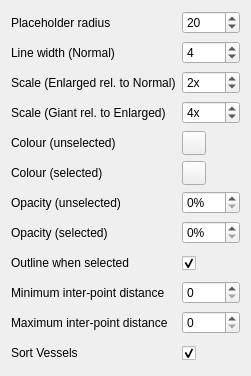
     <widget class="QWidget" name="vesselPage">
      <attribute name="title">
       <string>Vessel</string>
      </attribute>
      <layout class="QFormLayout" name="formLayout_3">
       <item row="0" column="0">
        <widget class="QLabel" name="label_11">
         <property name="minimumSize">
          <size>
           <width>0</width>
           <height>24</height>
          </size>
         </property>
         <property name="text">
          <string>Placeholder radius</string>
         </property>
        </widget>
       </item>
       <item row="0" column="1">
        <widget class="QSpinBox" name="placeholder_radius">
         <property name="whatsThis">
          <string>A vessel is typically displayed as a circular 'placeholder' in the image. 

This option determines the radius of that placeholder with respect to the height of the image.</string>
         </property>
         <property name="minimum">
          <number>1</number>
         </property>
         <property name="maximum">
          <number>50</number>
         </property>
         <property name="value">
          <number>20</number>
         </property>
        </widget>
       </item>
       <item row="1" column="0">
        <widget class="QLabel" name="thicknessLabel">
         <property name="minimumSize">
          <size>
           <width>0</width>
           <height>24</height>
          </size>
         </property>
         <property name="text">
          <string>Line width (Normal)</string>
         </property>
        </widget>
       </item>
       <item row="1" column="1">
        <widget class="QSpinBox" name="line_width">
         <property name="minimumSize">
          <size>
           <width>0</width>
           <height>0</height>
          </size>
         </property>
         <property name="whatsThis">
          <string>A vessel is displayed either as a circular 'placeholder' or as a line that follows the path of the vessel.

This property determines the width of the line used to draw the placeholder or the path, regardless of which is currently visible.</string>
         </property>
         <property name="minimum">
          <number>1</number>
         </property>
         <property name="maximum">
          <number>16</number>
         </property>
         <property name="value">
          <number>4</number>
         </property>
        </widget>
       </item>
       <item row="2" column="0">
        <widget class="QLabel" name="label_4">
         <property name="minimumSize">
          <size>
           <width>0</width>
           <height>24</height>
          </size>
         </property>
         <property name="text">
          <string>Scale (Enlarged rel. to Normal)</string>
         </property>
        </widget>
       </item>
       <item row="2" column="1">
        <widget class="QSpinBox" name="scale_enlarged">
         <property name="whatsThis">
          <string>&lt;!DOCTYPE HTML PUBLIC &quot;-//W3C//DTD HTML 4.0//EN&quot; &quot;http://www.w3.org/TR/REC-html40/strict.dtd&quot;&gt;
&lt;html&gt;&lt;head&gt;&lt;meta name=&quot;qrichtext&quot; content=&quot;1&quot; /&gt;&lt;style type=&quot;text/css&quot;&gt;
p, li { white-space: pre-wrap; }
&lt;/style&gt;&lt;/head&gt;&lt;body style=&quot; font-family:'MS Shell Dlg 2'; font-size:8.25pt; font-weight:400; font-style:normal;&quot;&gt;
&lt;p style=&quot; margin-top:0px; margin-bottom:0px; margin-left:0px; margin-right:0px; -qt-block-indent:0; text-indent:0px;&quot;&gt;&lt;span style=&quot; font-size:8pt;&quot;&gt;A vessel is displayed either as a circular 'placeholder' or as a line that follows the path of the vessel.&lt;/span&gt;&lt;/p&gt;
&lt;p style=&quot;-qt-paragraph-type:empty; margin-top:0px; margin-bottom:0px; margin-left:0px; margin-right:0px; -qt-block-indent:0; text-indent:0px; font-size:8pt;&quot;&gt;&lt;/p&gt;
&lt;p style=&quot; margin-top:0px; margin-bottom:0px; margin-left:0px; margin-right:0px; -qt-block-indent:0; text-indent:0px;&quot;&gt;&lt;span style=&quot; font-size:8pt;&quot;&gt;To indicate that a vessel is enlarged, you can have its line drawn thicker than that of a normal vessel. &lt;/span&gt;&lt;/p&gt;
&lt;p style=&quot;-qt-paragraph-type:empty; margin-top:0px; margin-bottom:0px; margin-left:0px; margin-right:0px; -qt-block-indent:0; text-indent:0px; font-size:8pt;&quot;&gt;&lt;/p&gt;
&lt;p style=&quot; margin-top:0px; margin-bottom:0px; margin-left:0px; margin-right:0px; -qt-block-indent:0; text-indent:0px;&quot;&gt;&lt;span style=&quot; font-size:8pt;&quot;&gt;This property determines how many times thicker the line is for enlarged vessels compared to normal vessels.&lt;/span&gt;&lt;/p&gt;&lt;/body&gt;&lt;/html&gt;</string>
         </property>
         <property name="suffix">
          <string>x</string>
         </property>
         <property name="minimum">
          <number>1</number>
         </property>
         <property name="maximum">
          <number>4</number>
         </property>
         <property name="value">
          <number>2</number>
         </property>
        </widget>
       </item>
       <item row="3" column="0">
        <widget class="QLabel" name="label_5">
         <property name="minimumSize">
          <size>
           <width>0</width>
           <height>24</height>
          </size>
         </property>
         <property name="text">
          <string>Scale (Giant rel. to Enlarged)</string>
         </property>
        </widget>
       </item>
       <item row="3" column="1">
        <widget class="QSpinBox" name="scale_giant">
         <property name="whatsThis">
          <string>&lt;!DOCTYPE HTML PUBLIC &quot;-//W3C//DTD HTML 4.0//EN&quot; &quot;http://www.w3.org/TR/REC-html40/strict.dtd&quot;&gt;
&lt;html&gt;&lt;head&gt;&lt;meta name=&quot;qrichtext&quot; content=&quot;1&quot; /&gt;&lt;style type=&quot;text/css&quot;&gt;
p, li { white-space: pre-wrap; }
&lt;/style&gt;&lt;/head&gt;&lt;body style=&quot; font-family:'MS Shell Dlg 2'; font-size:8.25pt; font-weight:400; font-style:normal;&quot;&gt;
&lt;p style=&quot; margin-top:0px; margin-bottom:0px; margin-left:0px; margin-right:0px; -qt-block-indent:0; text-indent:0px;&quot;&gt;&lt;span style=&quot; font-size:8pt;&quot;&gt;A vessel is displayed either as a circular 'placeholder' or as a line that follows the path of the vessel.&lt;/span&gt;&lt;/p&gt;
&lt;p style=&quot;-qt-paragraph-type:empty; margin-top:0px; margin-bottom:0px; margin-left:0px; margin-right:0px; -qt-block-indent:0; text-indent:0px; font-size:8pt;&quot;&gt;&lt;/p&gt;
&lt;p style=&quot; margin-top:0px; margin-bottom:0px; margin-left:0px; margin-right:0px; -qt-block-indent:0; text-indent:0px;&quot;&gt;&lt;span style=&quot; font-size:8pt;&quot;&gt;To indicate that a vessel is giant, you can have its line drawn thicker than that of an enlarged vessel. &lt;/span&gt;&lt;/p&gt;
&lt;p style=&quot;-qt-paragraph-type:empty; margin-top:0px; margin-bottom:0px; margin-left:0px; margin-right:0px; -qt-block-indent:0; text-indent:0px; font-size:8pt;&quot;&gt;&lt;/p&gt;
&lt;p style=&quot; margin-top:0px; margin-bottom:0px; margin-left:0px; margin-right:0px; -qt-block-indent:0; text-indent:0px;&quot;&gt;&lt;span style=&quot; font-size:8pt;&quot;&gt;This property determines how many times thicker the line is for giant vessels compared to enlarged vessels.&lt;/span&gt;&lt;/p&gt;&lt;/body&gt;&lt;/html&gt;</string>
         </property>
         <property name="suffix">
          <string>x</string>
         </property>
         <property name="minimum">
          <number>1</number>
         </property>
         <property name="maximum">
          <number>8</number>
         </property>
         <property name="value">
          <number>4</number>
         </property>
        </widget>
       </item>
       <item row="4" column="0">
        <widget class="QLabel" name="vesselColourLabel">
         <property name="text">
          <string>Colour (unselected)</string>
         </property>
        </widget>
       </item>
       <item row="4" column="1">
        <widget class="QPushButton" name="vessel_colour">
         <property name="sizePolicy">
          <sizepolicy hsizetype="Fixed" vsizetype="Fixed">
           <horstretch>0</horstretch>
           <verstretch>0</verstretch>
          </sizepolicy>
         </property>
         <property name="minimumSize">
          <size>
           <width>24</width>
           <height>24</height>
          </size>
         </property>
         <property name="maximumSize">
          <size>
           <width>24</width>
           <height>24</height>
          </size>
         </property>
         <property name="whatsThis">
          <string>&lt;!DOCTYPE HTML PUBLIC &quot;-//W3C//DTD HTML 4.0//EN&quot; &quot;http://www.w3.org/TR/REC-html40/strict.dtd&quot;&gt;
&lt;html&gt;&lt;head&gt;&lt;meta name=&quot;qrichtext&quot; content=&quot;1&quot; /&gt;&lt;style type=&quot;text/css&quot;&gt;
p, li { white-space: pre-wrap; }
&lt;/style&gt;&lt;/head&gt;&lt;body style=&quot; font-family:'MS Shell Dlg 2'; font-size:8.25pt; font-weight:400; font-style:normal;&quot;&gt;
&lt;p style=&quot; margin-top:0px; margin-bottom:0px; margin-left:0px; margin-right:0px; -qt-block-indent:0; text-indent:0px;&quot;&gt;&lt;span style=&quot; font-size:8pt;&quot;&gt;A vessel is displayed either as a circular 'placeholder' or as a line that follows the path of the vessel.&lt;/span&gt;&lt;/p&gt;
&lt;p style=&quot;-qt-paragraph-type:empty; margin-top:0px; margin-bottom:0px; margin-left:0px; margin-right:0px; -qt-block-indent:0; text-indent:0px; font-size:8pt;&quot;&gt;&lt;/p&gt;
&lt;p style=&quot; margin-top:0px; margin-bottom:0px; margin-left:0px; margin-right:0px; -qt-block-indent:0; text-indent:0px;&quot;&gt;&lt;span style=&quot; font-size:8pt;&quot;&gt;When changing the properties of a vessel (e.g. when labelling its apex or drawing out the path), the vessel is 'selected' and all others are 'unselected'.&lt;/span&gt;&lt;/p&gt;
&lt;p style=&quot;-qt-paragraph-type:empty; margin-top:0px; margin-bottom:0px; margin-left:0px; margin-right:0px; -qt-block-indent:0; text-indent:0px; font-size:8pt;&quot;&gt;&lt;/p&gt;
&lt;p style=&quot; margin-top:0px; margin-bottom:0px; margin-left:0px; margin-right:0px; -qt-block-indent:0; text-indent:0px;&quot;&gt;&lt;span style=&quot; font-size:8pt;&quot;&gt;This property determines the colour used to draw &lt;/span&gt;&lt;span style=&quot; font-size:8pt; font-weight:600;&quot;&gt;unselected&lt;/span&gt;&lt;span style=&quot; font-size:8pt;&quot;&gt; vessels.&lt;/span&gt;&lt;/p&gt;&lt;/body&gt;&lt;/html&gt;</string>
         </property>
         <property name="text">
          <string/>
         </property>
         <property name="flat">
          <bool>false</bool>
         </property>
        </widget>
       </item>
       <item row="5" column="0">
        <widget class="QLabel" name="label_6">
         <property name="text">
          <string>Colour (selected)</string>
         </property>
        </widget>
       </item>
       <item row="5" column="1">
        <widget class="QPushButton" name="vessel_colour_selected">
         <property name="sizePolicy">
          <sizepolicy hsizetype="Fixed" vsizetype="Fixed">
           <horstretch>0</horstretch>
           <verstretch>0</verstretch>
          </sizepolicy>
         </property>
         <property name="minimumSize">
          <size>
           <width>24</width>
           <height>24</height>
          </size>
         </property>
         <property name="maximumSize">
          <size>
           <width>24</width>
           <height>24</height>
          </size>
         </property>
         <property name="whatsThis">
          <string>&lt;!DOCTYPE HTML PUBLIC &quot;-//W3C//DTD HTML 4.0//EN&quot; &quot;http://www.w3.org/TR/REC-html40/strict.dtd&quot;&gt;
&lt;html&gt;&lt;head&gt;&lt;meta name=&quot;qrichtext&quot; content=&quot;1&quot; /&gt;&lt;style type=&quot;text/css&quot;&gt;
p, li { white-space: pre-wrap; }
&lt;/style&gt;&lt;/head&gt;&lt;body style=&quot; font-family:'MS Shell Dlg 2'; font-size:8.25pt; font-weight:400; font-style:normal;&quot;&gt;
&lt;p style=&quot; margin-top:0px; margin-bottom:0px; margin-left:0px; margin-right:0px; -qt-block-indent:0; text-indent:0px;&quot;&gt;&lt;span style=&quot; font-size:8pt;&quot;&gt;A vessel is displayed either as a circular 'placeholder' or as a line that follows the path of the vessel.&lt;/span&gt;&lt;/p&gt;
&lt;p style=&quot;-qt-paragraph-type:empty; margin-top:0px; margin-bottom:0px; margin-left:0px; margin-right:0px; -qt-block-indent:0; text-indent:0px; font-size:8pt;&quot;&gt;&lt;/p&gt;
&lt;p style=&quot; margin-top:0px; margin-bottom:0px; margin-left:0px; margin-right:0px; -qt-block-indent:0; text-indent:0px;&quot;&gt;&lt;span style=&quot; font-size:8pt;&quot;&gt;When changing the properties of a vessel (e.g. when labelling its apex or drawing out the path), the vessel is 'selected' and all others are 'unselected'.&lt;/span&gt;&lt;/p&gt;
&lt;p style=&quot;-qt-paragraph-type:empty; margin-top:0px; margin-bottom:0px; margin-left:0px; margin-right:0px; -qt-block-indent:0; text-indent:0px; font-size:8pt;&quot;&gt;&lt;/p&gt;
&lt;p style=&quot; margin-top:0px; margin-bottom:0px; margin-left:0px; margin-right:0px; -qt-block-indent:0; text-indent:0px;&quot;&gt;&lt;span style=&quot; font-size:8pt;&quot;&gt;This property determines the colour used to draw &lt;/span&gt;&lt;span style=&quot; font-size:8pt; font-weight:600;&quot;&gt;selected&lt;/span&gt;&lt;span style=&quot; font-size:8pt;&quot;&gt; vessels.&lt;/span&gt;&lt;/p&gt;&lt;/body&gt;&lt;/html&gt;</string>
         </property>
         <property name="text">
          <string/>
         </property>
        </widget>
       </item>
       <item row="6" column="0">
        <widget class="QLabel" name="label_7">
         <property name="minimumSize">
          <size>
           <width>0</width>
           <height>24</height>
          </size>
         </property>
         <property name="text">
          <string>Opacity (unselected)</string>
         </property>
        </widget>
       </item>
       <item row="6" column="1">
        <widget class="QSpinBox" name="vessel_opacity">
         <property name="whatsThis">
          <string>&lt;!DOCTYPE HTML PUBLIC &quot;-//W3C//DTD HTML 4.0//EN&quot; &quot;http://www.w3.org/TR/REC-html40/strict.dtd&quot;&gt;
&lt;html&gt;&lt;head&gt;&lt;meta name=&quot;qrichtext&quot; content=&quot;1&quot; /&gt;&lt;style type=&quot;text/css&quot;&gt;
p, li { white-space: pre-wrap; }
&lt;/style&gt;&lt;/head&gt;&lt;body style=&quot; font-family:'MS Shell Dlg 2'; font-size:8.25pt; font-weight:400; font-style:normal;&quot;&gt;
&lt;p style=&quot; margin-top:0px; margin-bottom:0px; margin-left:0px; margin-right:0px; -qt-block-indent:0; text-indent:0px;&quot;&gt;&lt;span style=&quot; font-size:8pt;&quot;&gt;A vessel is displayed either as a circular 'placeholder' or as a line that follows the path of the vessel.&lt;/span&gt;&lt;/p&gt;
&lt;p style=&quot;-qt-paragraph-type:empty; margin-top:0px; margin-bottom:0px; margin-left:0px; margin-right:0px; -qt-block-indent:0; text-indent:0px; font-size:8pt;&quot;&gt;&lt;/p&gt;
&lt;p style=&quot; margin-top:0px; margin-bottom:0px; margin-left:0px; margin-right:0px; -qt-block-indent:0; text-indent:0px;&quot;&gt;&lt;span style=&quot; font-size:8pt;&quot;&gt;When changing the properties of a vessel (e.g. when labelling its apex or drawing out the path), the vessel is 'selected' and all others are 'unselected'. &lt;/span&gt;&lt;/p&gt;
&lt;p style=&quot;-qt-paragraph-type:empty; margin-top:0px; margin-bottom:0px; margin-left:0px; margin-right:0px; -qt-block-indent:0; text-indent:0px; font-size:8pt;&quot;&gt;&lt;/p&gt;
&lt;p style=&quot; margin-top:0px; margin-bottom:0px; margin-left:0px; margin-right:0px; -qt-block-indent:0; text-indent:0px;&quot;&gt;&lt;span style=&quot; font-size:8pt;&quot;&gt;Properties can be set to ensure the vessel doesn't cover up too much of the image when labelling the vessel.&lt;/span&gt;&lt;/p&gt;
&lt;p style=&quot;-qt-paragraph-type:empty; margin-top:0px; margin-bottom:0px; margin-left:0px; margin-right:0px; -qt-block-indent:0; text-indent:0px; font-size:8pt;&quot;&gt;&lt;/p&gt;
&lt;p style=&quot; margin-top:0px; margin-bottom:0px; margin-left:0px; margin-right:0px; -qt-block-indent:0; text-indent:0px;&quot;&gt;&lt;span style=&quot; font-size:8pt;&quot;&gt;This property determines the opacity (or transparency) of &lt;/span&gt;&lt;span style=&quot; font-size:8pt; font-weight:600;&quot;&gt;unselected&lt;/span&gt;&lt;span style=&quot; font-size:8pt;&quot;&gt; vessels. A value of 0% means that the vessel is completely seethrough (i.e. invisible) whereas 100% means that the vessel is completely visible.&lt;/span&gt;&lt;/p&gt;&lt;/body&gt;&lt;/html&gt;</string>
         </property>
         <property name="suffix">
          <string>%</string>
         </property>
         <property name="maximum">
          <number>100</number>
         </property>
         <property name="singleStep">
          <number>10</number>
         </property>
         <property name="value">
          <number>0</number>
         </property>
        </widget>
       </item>
       <item row="7" column="0">
        <widget class="QLabel" name="label_3">
         <property name="minimumSize">
          <size>
           <width>0</width>
           <height>24</height>
          </size>
         </property>
         <property name="text">
          <string>Opacity (selected)</string>
         </property>
        </widget>
       </item>
       <item row="7" column="1">
        <widget class="QSpinBox" name="vessel_opacity_selected">
         <property name="whatsThis">
          <string>&lt;!DOCTYPE HTML PUBLIC &quot;-//W3C//DTD HTML 4.0//EN&quot; &quot;http://www.w3.org/TR/REC-html40/strict.dtd&quot;&gt;
&lt;html&gt;&lt;head&gt;&lt;meta name=&quot;qrichtext&quot; content=&quot;1&quot; /&gt;&lt;style type=&quot;text/css&quot;&gt;
p, li { white-space: pre-wrap; }
&lt;/style&gt;&lt;/head&gt;&lt;body style=&quot; font-family:'MS Shell Dlg 2'; font-size:8.25pt; font-weight:400; font-style:normal;&quot;&gt;
&lt;p style=&quot; margin-top:0px; margin-bottom:0px; margin-left:0px; margin-right:0px; -qt-block-indent:0; text-indent:0px;&quot;&gt;&lt;span style=&quot; font-size:8pt;&quot;&gt;A vessel is displayed either as a circular 'placeholder' or as a line that follows the path of the vessel.&lt;/span&gt;&lt;/p&gt;
&lt;p style=&quot;-qt-paragraph-type:empty; margin-top:0px; margin-bottom:0px; margin-left:0px; margin-right:0px; -qt-block-indent:0; text-indent:0px; font-size:8pt;&quot;&gt;&lt;/p&gt;
&lt;p style=&quot; margin-top:0px; margin-bottom:0px; margin-left:0px; margin-right:0px; -qt-block-indent:0; text-indent:0px;&quot;&gt;&lt;span style=&quot; font-size:8pt;&quot;&gt;When changing the properties of a vessel (e.g. when labelling its apex or drawing out the path), the vessel is 'selected' and all others are 'unselected'. &lt;/span&gt;&lt;/p&gt;
&lt;p style=&quot;-qt-paragraph-type:empty; margin-top:0px; margin-bottom:0px; margin-left:0px; margin-right:0px; -qt-block-indent:0; text-indent:0px; font-size:8pt;&quot;&gt;&lt;/p&gt;
&lt;p style=&quot; margin-top:0px; margin-bottom:0px; margin-left:0px; margin-right:0px; -qt-block-indent:0; text-indent:0px;&quot;&gt;&lt;span style=&quot; font-size:8pt;&quot;&gt;Properties can be set to ensure the vessel doesn't cover up too much of the image when labelling the vessel.&lt;/span&gt;&lt;/p&gt;
&lt;p style=&quot;-qt-paragraph-type:empty; margin-top:0px; margin-bottom:0px; margin-left:0px; margin-right:0px; -qt-block-indent:0; text-indent:0px; font-size:8pt;&quot;&gt;&lt;/p&gt;
&lt;p style=&quot; margin-top:0px; margin-bottom:0px; margin-left:0px; margin-right:0px; -qt-block-indent:0; text-indent:0px;&quot;&gt;&lt;span style=&quot; font-size:8pt;&quot;&gt;This property determines the opacity (or transparency) of &lt;/span&gt;&lt;span style=&quot; font-size:8pt; font-weight:600;&quot;&gt;selected&lt;/span&gt;&lt;span style=&quot; font-size:8pt;&quot;&gt; vessels. A value of 0% means that the vessel is completely seethrough (i.e. invisible) whereas 100% means that the vessel is completely visible.&lt;/span&gt;&lt;/p&gt;&lt;/body&gt;&lt;/html&gt;</string>
         </property>
         <property name="suffix">
          <string>%</string>
         </property>
         <property name="prefix">
          <string/>
         </property>
         <property name="maximum">
          <number>100</number>
         </property>
         <property name="singleStep">
          <number>10</number>
         </property>
        </widget>
       </item>
       <item row="8" column="0">
        <widget class="QLabel" name="label_8">
         <property name="minimumSize">
          <size>
           <width>0</width>
           <height>24</height>
          </size>
         </property>
         <property name="text">
          <string>Outline when selected</string>
         </property>
        </widget>
       </item>
       <item row="8" column="1">
        <widget class="QCheckBox" name="vessel_outline_only">
         <property name="minimumSize">
          <size>
           <width>0</width>
           <height>24</height>
          </size>
         </property>
         <property name="whatsThis">
          <string>&lt;!DOCTYPE HTML PUBLIC &quot;-//W3C//DTD HTML 4.0//EN&quot; &quot;http://www.w3.org/TR/REC-html40/strict.dtd&quot;&gt;
&lt;html&gt;&lt;head&gt;&lt;meta name=&quot;qrichtext&quot; content=&quot;1&quot; /&gt;&lt;style type=&quot;text/css&quot;&gt;
p, li { white-space: pre-wrap; }
&lt;/style&gt;&lt;/head&gt;&lt;body style=&quot; font-family:'MS Shell Dlg 2'; font-size:8.25pt; font-weight:400; font-style:normal;&quot;&gt;
&lt;p style=&quot; margin-top:0px; margin-bottom:0px; margin-left:0px; margin-right:0px; -qt-block-indent:0; text-indent:0px;&quot;&gt;&lt;span style=&quot; font-size:8pt;&quot;&gt;A vessel is displayed either as a circular 'placeholder' or as a line that follows the path of the vessel.&lt;/span&gt;&lt;/p&gt;
&lt;p style=&quot;-qt-paragraph-type:empty; margin-top:0px; margin-bottom:0px; margin-left:0px; margin-right:0px; -qt-block-indent:0; text-indent:0px; font-size:8pt;&quot;&gt;&lt;/p&gt;
&lt;p style=&quot; margin-top:0px; margin-bottom:0px; margin-left:0px; margin-right:0px; -qt-block-indent:0; text-indent:0px;&quot;&gt;&lt;span style=&quot; font-size:8pt;&quot;&gt;When changing the properties of a vessel (e.g. when labelling its apex or drawing out the path), the vessel is 'selected' and all others are 'unselected'. &lt;/span&gt;&lt;/p&gt;
&lt;p style=&quot;-qt-paragraph-type:empty; margin-top:0px; margin-bottom:0px; margin-left:0px; margin-right:0px; -qt-block-indent:0; text-indent:0px; font-size:8pt;&quot;&gt;&lt;/p&gt;
&lt;p style=&quot; margin-top:0px; margin-bottom:0px; margin-left:0px; margin-right:0px; -qt-block-indent:0; text-indent:0px;&quot;&gt;&lt;span style=&quot; font-size:8pt;&quot;&gt;Properties can be set to ensure the vessel doesn't cover up too much of the image when labelling the vessel.&lt;/span&gt;&lt;/p&gt;
&lt;p style=&quot;-qt-paragraph-type:empty; margin-top:0px; margin-bottom:0px; margin-left:0px; margin-right:0px; -qt-block-indent:0; text-indent:0px; font-size:8pt;&quot;&gt;&lt;/p&gt;
&lt;p style=&quot; margin-top:0px; margin-bottom:0px; margin-left:0px; margin-right:0px; -qt-block-indent:0; text-indent:0px;&quot;&gt;&lt;span style=&quot; font-size:8pt;&quot;&gt;This property forces the system to display the placeholder as a line only one pixel wide.&lt;/span&gt;&lt;/p&gt;&lt;/body&gt;&lt;/html&gt;</string>
         </property>
         <property name="text">
          <string/>
         </property>
         <property name="checked">
          <bool>true</bool>
         </property>
        </widget>
       </item>
       <item row="9" column="0">
        <widget class="QLabel" name="label_9">
         <property name="minimumSize">
          <size>
           <width>0</width>
           <height>24</height>
          </size>
         </property>
         <property name="text">
          <string>Minimum inter-point distance</string>
         </property>
        </widget>
       </item>
       <item row="9" column="1">
        <widget class="QSpinBox" name="minimum_interpoint_distance">
         <property name="whatsThis">
          <string>When tracing out the path of the vessel, limiting how close together points can be ensures that lines are smooth without using more memory than is necessary.

This property determines the minimum distance (in pixels) between points on the path.</string>
         </property>
        </widget>
       </item>
       <item row="10" column="0">
        <widget class="QLabel" name="label_10">
         <property name="minimumSize">
          <size>
           <width>0</width>
           <height>24</height>
          </size>
         </property>
         <property name="text">
          <string>Maximum inter-point distance</string>
         </property>
        </widget>
       </item>
       <item row="10" column="1">
        <widget class="QSpinBox" name="maximum_interpoint_distance">
         <property name="whatsThis">
          <string>&lt;!DOCTYPE HTML PUBLIC &quot;-//W3C//DTD HTML 4.0//EN&quot; &quot;http://www.w3.org/TR/REC-html40/strict.dtd&quot;&gt;
&lt;html&gt;&lt;head&gt;&lt;meta name=&quot;qrichtext&quot; content=&quot;1&quot; /&gt;&lt;style type=&quot;text/css&quot;&gt;
p, li { white-space: pre-wrap; }
&lt;/style&gt;&lt;/head&gt;&lt;body style=&quot; font-family:'MS Shell Dlg 2'; font-size:8.25pt; font-weight:400; font-style:normal;&quot;&gt;
&lt;p style=&quot; margin-top:0px; margin-bottom:0px; margin-left:0px; margin-right:0px; -qt-block-indent:0; text-indent:0px;&quot;&gt;&lt;span style=&quot; font-size:8pt;&quot;&gt;When tracing out the path of the vessel, you can ask the system to lock the path to nearby lines to make it easier to trace lines quickly.&lt;/span&gt;&lt;/p&gt;
&lt;p style=&quot;-qt-paragraph-type:empty; margin-top:0px; margin-bottom:0px; margin-left:0px; margin-right:0px; -qt-block-indent:0; text-indent:0px; font-size:8pt;&quot;&gt;&lt;/p&gt;
&lt;p style=&quot; margin-top:0px; margin-bottom:0px; margin-left:0px; margin-right:0px; -qt-block-indent:0; text-indent:0px;&quot;&gt;&lt;span style=&quot; font-size:8pt;&quot;&gt;Limiting how far apart points can be ensures that the path you are drawing does not jump from one line to another far away that is not from the same vessel.&lt;/span&gt;&lt;/p&gt;
&lt;p style=&quot;-qt-paragraph-type:empty; margin-top:0px; margin-bottom:0px; margin-left:0px; margin-right:0px; -qt-block-indent:0; text-indent:0px; font-size:8pt;&quot;&gt;&lt;/p&gt;
&lt;p style=&quot; margin-top:0px; margin-bottom:0px; margin-left:0px; margin-right:0px; -qt-block-indent:0; text-indent:0px;&quot;&gt;&lt;span style=&quot; font-size:8pt;&quot;&gt;This property determines the minimum distance (in pixels) between points on the path.&lt;/span&gt;&lt;/p&gt;&lt;/body&gt;&lt;/html&gt;</string>
         </property>
        </widget>
       </item>
       <item row="11" column="0">
        <widget class="QLabel" name="label_21">
         <property name="minimumSize">
          <size>
           <width>0</width>
           <height>24</height>
          </size>
         </property>
         <property name="text">
          <string>Sort Vessels</string>
         </property>
        </widget>
       </item>
       <item row="11" column="1">
        <widget class="QCheckBox" name="sortVessels">
         <property name="minimumSize">
          <size>
           <width>0</width>
           <height>24</height>
          </size>
         </property>
         <property name="whatsThis">
          <string>Vessels can be numbered either in the order that you created them, or from left to right in the image.

This property determines whether vessels are sorted (from left to right) or not.</string>
         </property>
         <property name="text">
          <string/>
         </property>
         <property name="checked">
          <bool>true</bool>
         </property>
        </widget>
       </item>
      </layout>
     </widget>
